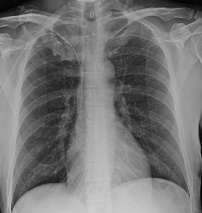
#> input picture data/raw/Corona Virus Disease/13.jpg, 202 x 213 px, found by its file name; its folder holds only this picture in this run
$ python debug_tilt.py
#> lines starting #> are read from the running program, lines starting #| are printed output that depends on the picture
#> further down, pil_img is the input picture: PIL image 202x213 L; min 1, max 208, mean 118
### data_loader.py
f"""
data_loader.py -- Fase 1 & 2: Esplorazione e Pre-elaborazione dei Dati.

Funzioni per caricare, verificare e pre-elaborare le immagini radiografiche.
Include il rilevamento e la correzione automatica dell'inclinazione (tilt).
"""

import os
import numpy as np
from PIL import Image
from scipy.ndimage import rotate as scipy_rotate

from config import (DATASET_DIR, CLASSES, TARGET_SIZE, SPLIT, MAX_PER_CLASS,
                    CORRECT_TILT, MAX_TILT_ANGLE)


# ===========================================================================
#  FASE 1 -- ESPLORAZIONE
# ===========================================================================

# [113 lines left out: functions _image_files, count_images, print_image_counts, load_sample_images, print_sample_properties, is_lateral_xray, not called in this run]


# ===========================================================================
#  CORREZIONE INCLINAZIONE (TILT)
# ===========================================================================

def detect_tilt_angle(image: np.ndarray, search_range: float = 25.0,
                      _max_detect_size: int = 128) -> float:
    """
    Rileva l'angolo di inclinazione di una radiografia usando la massimizzazione
    della varianza della proiezione orizzontale.

    **Principio**: nelle radiografie toraciche le costole creano strutture
    fortemente orizzontali. Quando l'immagine è correttamente orientata, la
    proiezione media lungo le righe presenta picchi netti (alta varianza del
    gradiente). Per ogni angolo candidato θ si ruota l'immagine di -θ (annullando
    l'ipotetica inclinazione) e si misura la "nitidezza" del profilo risultante.
    L'angolo che massimizza tale nitidezza è l'inclinazione rilevata.

    Utilizza una ricerca a due passaggi (coarse → fine) per efficienza.
    Per velocizzare il calcolo, l'immagine viene prima ridimensionata a una
    risoluzione ridotta (_max_detect_size) prima delle rotazioni di ricerca.

    Parameters
    ----------
    image : np.ndarray
        Immagine in scala di grigi (2D), valori in [0, 255] o [0, 1].
    search_range : float
        Range di ricerca in gradi (±search_range).
    _max_detect_size : int
        Dimensione massima (lato più lungo) dell'immagine usata internamente
        per la rilevazione dell'angolo. Valori più bassi = più veloce.

    Returns
    -------
    float : angolo di inclinazione rilevato (gradi). Positivo = antiorario.
    """
#> called with search_range = 45, _max_detect_size = 128
    # Normalizza in [0, 1] se necessario
    if image.max() > 1.0:
        img = image.astype(np.float64) / 255.0
    else:
        img = image.astype(np.float64)

    # --- Downscale per velocizzare la ricerca dell'angolo ---
    h, w = img.shape
#> h = 213; w = 202
    max_dim = max(h, w)
#> max_dim = 213
    if max_dim > _max_detect_size:
        scale = _max_detect_size / max_dim
#> scale = 0.601
        new_h, new_w = int(h * scale), int(w * scale)
#> new_h = 128; new_w = 121
        # Usa PIL per un resize veloce e di qualità
        img_pil = Image.fromarray((img * 255).astype(np.uint8))
        img_pil = img_pil.resize((new_w, new_h), Image.LANCZOS)
        img = np.array(img_pil, dtype=np.float64) / 255.0
#> img: shape (128, 121) float64

    def _projection_score(img_arr: np.ndarray, angle: float) -> float:
        """Calcola lo score di allineamento per un dato angolo candidato."""
#> called with angle = -45
        if abs(angle) < 0.01:
            rotated = img_arr
        else:
            rotated = scipy_rotate(img_arr, -angle, reshape=False,
                                   order=1, mode='constant', cval=0.0)
        # Proiezione orizzontale: media di ciascuna riga
        projection = rotated.mean(axis=1)
#> projection = 128 values, max 0.533 at index 89, min 0.187 at index 0, mean 0.384
        # Gradiente della proiezione — più nitido = costole meglio allineate
        grad = np.diff(projection)
#> grad = 127 values, max 0.0147 at index 3, min -0.0148 at index 103, mean 0.000261
        return float(np.var(grad))

    # --- Passo 1: ricerca grossolana (step = 2°) ---
    coarse_angles = np.arange(-search_range, search_range + 2.0, 2.0)
    coarse_scores = np.array([_projection_score(img, a) for a in coarse_angles])
#> in _projection_score (call 34), `rotated = scipy_rotate(img_arr, -angle, reshape=False, order=1, mode='..`:
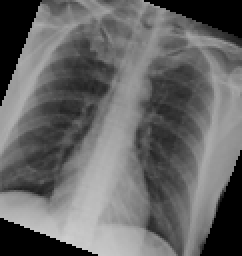
#> rotated: shape (128, 121) float64 (shown 2 times larger); min 0, max 0.81, mean 0.402
#> in _projection_score (call 34), `projection = rotated.mean(axis=1)`: projection = 128 values, max 0.524 at index 107, min 0.179 at index 0, mean 0.402
#> in _projection_score (call 34), `grad = np.diff(projection)`: grad = 127 values, max 0.0261 at index 2, min -0.0202 at index 121, mean 0.000645
#> in _projection_score (call 35), `rotated = scipy_rotate(img_arr, -angle, reshape=False, order=1, mode='..`:
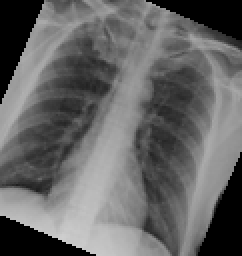
#> rotated: shape (128, 121) float64 (shown 2 times larger); min 0, max 0.81, mean 0.399
#> in _projection_score (call 35), `projection = rotated.mean(axis=1)`: projection = 128 values, max 0.523 at index 107, min 0.173 at index 0, mean 0.399
#> in _projection_score (call 35), `grad = np.diff(projection)`: grad = 127 values, max 0.0261 at index 93, min -0.02 at index 109, mean 0.000632
#> in _projection_score (call 36), `rotated = scipy_rotate(img_arr, -angle, reshape=False, order=1, mode='..`:
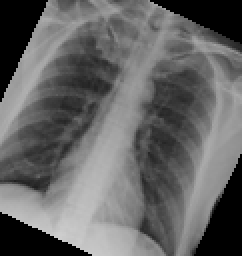
#> rotated: shape (128, 121) float64 (shown 2 times larger); min 0, max 0.809, mean 0.396
#> in _projection_score (call 36), `projection = rotated.mean(axis=1)`: projection = 128 values, max 0.519 at index 105, min 0.176 at index 0, mean 0.396
#> in _projection_score (call 36), `grad = np.diff(projection)`: grad = 127 values, max 0.0228 at index 0, min -0.0182 at index 106, mean 0.000592
#> in _projection_score (call 37), `rotated = scipy_rotate(img_arr, -angle, reshape=False, order=1, mode='..`:
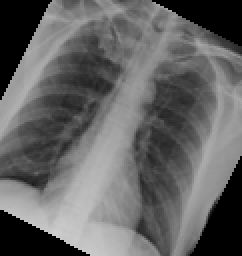
#> rotated: shape (128, 121) float64 (shown 2 times larger); min 0, max 0.807, mean 0.393
#> in _projection_score (call 37), `projection = rotated.mean(axis=1)`: projection = 128 values, max 0.519 at index 104, min 0.174 at index 0, mean 0.393
#> in _projection_score (call 37), `grad = np.diff(projection)`: grad = 127 values, max 0.022 at index 1, min -0.0151 at index 109, mean 0.00054
#> in _projection_score (call 38), `rotated = scipy_rotate(img_arr, -angle, reshape=False, order=1, mode='..`:
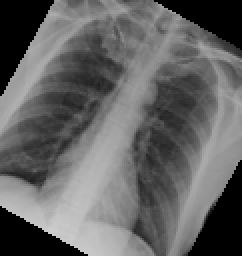
#> rotated: shape (128, 121) float64 (shown 2 times larger); min 0, max 0.808, mean 0.391
#> in _projection_score (call 38), `projection = rotated.mean(axis=1)`: projection = 128 values, max 0.517 at index 102, min 0.177 at index 0, mean 0.391
#> in _projection_score (call 38), `grad = np.diff(projection)`: grad = 127 values, max 0.0223 at index 1, min -0.0151 at index 120, mean 0.000482
#> in _projection_score (call 39), `rotated = scipy_rotate(img_arr, -angle, reshape=False, order=1, mode='..`:
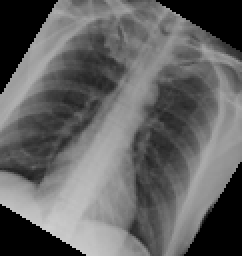
#> rotated: shape (128, 121) float64 (shown 2 times larger); min 0, max 0.808, mean 0.389
#> in _projection_score (call 39), `projection = rotated.mean(axis=1)`: projection = 128 values, max 0.518 at index 101, min 0.173 at index 0, mean 0.389
#> in _projection_score (call 39), `grad = np.diff(projection)`: grad = 127 values, max 0.0233 at index 3, min -0.0162 at index 126, mean 0.000467
#> in _projection_score (call 40), `rotated = scipy_rotate(img_arr, -angle, reshape=False, order=1, mode='..`:
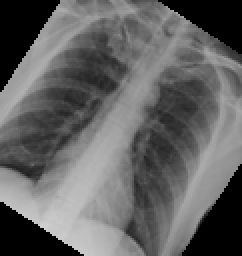
#> rotated: shape (128, 121) float64 (shown 2 times larger); min 0, max 0.809, mean 0.387
#> in _projection_score (call 40), `projection = rotated.mean(axis=1)`: projection = 128 values, max 0.517 at index 99, min 0.174 at index 0, mean 0.387
#> in _projection_score (call 40), `grad = np.diff(projection)`: grad = 127 values, max 0.0227 at index 2, min -0.0159 at index 108, mean 0.00043
#> coarse_scores = 46 values, max 0.00113 at index 22, min 5.66e-05 at index 0, mean 0.000167
    best_coarse = coarse_angles[np.argmax(coarse_scores)]
#> best_coarse = -1

    # --- Passo 2: ricerca fine attorno al miglior angolo (step = 0.5°) ---
    fine_lo = max(-search_range, best_coarse - 3.0)
#> fine_lo = -4
    fine_hi = min(search_range, best_coarse + 3.0)
#> fine_hi = 2
    fine_angles = np.arange(fine_lo, fine_hi + 0.5, 0.5)
    fine_scores = np.array([_projection_score(img, a) for a in fine_angles])
#> fine_scores = [0.000405, 0.000442, 0.000485, 0.00053, 0.000637, 0.000796, 0.00113, 0.00116, 0.00011, 0.00115, 0.00112, 0.000761, 0.00065]
    best_angle = float(fine_angles[np.argmax(fine_scores)])
#> best_angle = -0.5

    return best_angle


# [26 lines left out: function correct_tilt, not called in this run]


# Immagini note per avere padding rotazionale grave e angoli finti che ingannano gli algoritmi
KNOWN_CORRUPT_FILES = {
    "1018.jpg", "1023.jpg", "1030.jpg", "1048.jpg", "1057.jpg", "1066.jpg",
    "1078.jpg", "1099.jpg", "1100.jpg", "1132.jpg", "1133.jpg", "145.jpg"
}

# [198 lines left out: functions is_valid_image, load_and_preprocess, load_dataset, load_raw_samples, not called in this run]

### script_test/debug_tilt.py
import os
import sys
import numpy as np
from PIL import Image
import data_loader as dl

dataset_dir = r"c:\Users\1\OneDrive - Politecnico di Bari\POLIBA\1 anno\1 semestre\statistical metods\progetto\LungXRays-grayscale\train\Corona Virus Disease"

print("Starting scan...")
for filename in os.listdir(dataset_dir):
    if filename.endswith(".jpeg") or filename.endswith(".png") or filename.endswith(".jpg"):
        fp = os.path.join(dataset_dir, filename)
        try:
            pil_img = Image.open(fp).convert('L')

            # shrink image to speed up calculation
            pil_img.thumbnail((256, 256))
            img = np.array(pil_img)
        except Exception as e:
            continue

        # calculate max range 45
        angle_45 = dl.detect_tilt_angle(img, search_range=45.0)
#> angle_45 = -0.5

        if abs(angle_45) > 10.0:
            print(f"HIGH TILT FOUND: {filename} -> Angle(45): {angle_45:.1f}")
            sys.stdout.flush()
        else:
            print(f"{filename} -> {angle_45:.1f}", end=" | ")
#| 13.jpg -> -0.5 |
            sys.stdout.flush()

$ run again, on data/raw/Corona Virus Disease/206.jpg
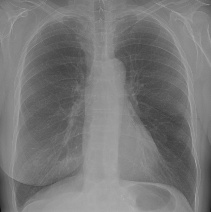
#> input picture data/raw/Corona Virus Disease/206.jpg, 211 x 212 px, found by its file name
#> pil_img is the input picture: PIL image 211x212 L; min 16, max 174, mean 119.6
#> projection = 128 values, max 0.505 at index 89, min 0.206 at index 127, mean 0.384
#> grad = 127 values, max 0.0102 at index 57, min -0.00957 at index 124, mean -7.61e-05
#> in _projection_score (call 38), `rotated = scipy_rotate(img_arr, -angle, reshape=False, order=1, mode='..`:
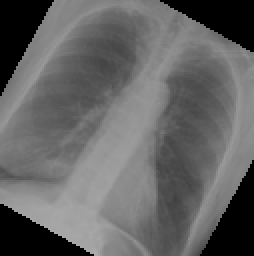
#> rotated: shape (128, 127) float64 (shown 2 times larger); min 0, max 0.672, mean 0.393
#> projection = 128 values, max 0.476 at index 96, min 0.189 at index 127, mean 0.393
#> grad = 127 values, max 0.0147 at index 0, min -0.0146 at index 106, mean -0.000175
#> in _projection_score (call 40), `rotated = scipy_rotate(img_arr, -angle, reshape=False, order=1, mode='..`:
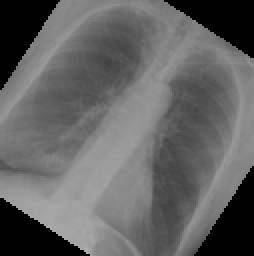
#> rotated: shape (128, 127) float64 (shown 2 times larger); min 0, max 0.673, mean 0.389
#> projection = 128 values, max 0.484 at index 91, min 0.18 at index 127, mean 0.389
#> grad = 127 values, max 0.0149 at index 0, min -0.0145 at index 117, mean -0.000213
#> coarse_scores = 46 values, max 0.000927 at index 23, min 3.42e-05 at index 0, mean 0.000114
#> best_coarse = 1
#> fine_lo = -2
#> fine_hi = 4
#> fine_scores = [0.00045, 0.000566, 0.000891, 0.00101, 1.45e-05, 0.00105, 0.000927, 0.000598, 0.000482, 0.000387, 0.000336, 0.000295, 0.000258]
#> best_angle = 0.5
#| 206.jpg -> 0.5 |

$ run again, on data/raw/Corona Virus Disease/243.jpg
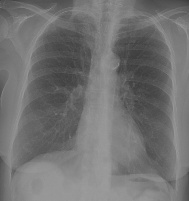
#> input picture data/raw/Corona Virus Disease/243.jpg, 189 x 201 px, found by its file name
#> pil_img is the input picture: PIL image 189x201 L; min 59, max 156, mean 114
#> projection = 128 values, max 0.471 at index 88, min 0.182 at index 0, mean 0.365
#> grad = 127 values, max 0.0128 at index 0, min -0.00873 at index 123, mean 0.000222
#> in _projection_score (call 37), `rotated = scipy_rotate(img_arr, -angle, reshape=False, order=1, mode='..`:
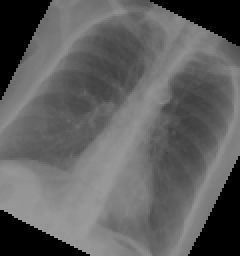
#> rotated: shape (128, 120) float64 (shown 2 times larger); min 0, max 0.608, mean 0.377
#> projection = 128 values, max 0.469 at index 87, min 0.179 at index 0, mean 0.377
#> grad = 127 values, max 0.0166 at index 4, min -0.0158 at index 109, mean 0.000248
#> in _projection_score (call 39), `rotated = scipy_rotate(img_arr, -angle, reshape=False, order=1, mode='..`:
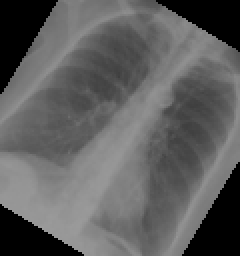
#> rotated: shape (128, 120) float64 (shown 2 times larger); min 0, max 0.61, mean 0.372
#> projection = 128 values, max 0.471 at index 86, min 0.18 at index 0, mean 0.372
#> grad = 127 values, max 0.0155 at index 5, min -0.0163 at index 109, mean 0.000221
#> coarse_scores = 46 values, max 0.000884 at index 23, min 2.77e-05 at index 2, mean 0.000108
#> best_coarse = 1
#> fine_lo = -2
#> fine_hi = 4
#> fine_scores = [0.000429, 0.000497, 0.000802, 0.000873, 1.55e-05, 0.000959, 0.000884, 0.000555, 0.000479, 0.000377, 0.000328, 0.000274, 0.00025]
#> best_angle = 0.5
#| 243.jpg -> 0.5 |

$ run again, on data/raw/Corona Virus Disease/154.jpg
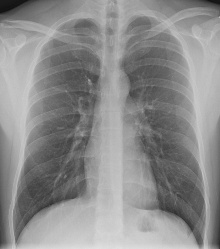
#> input picture data/raw/Corona Virus Disease/154.jpg, 220 x 249 px, found by its file name
#> pil_img is the input picture: PIL image 220x249 L; min 16, max 225, mean 140.3
#> projection = 127 values, max 0.609 at index 83, min 0.216 at index 126, mean 0.454
#> grad = 126 values, max 0.0175 at index 4, min -0.0143 at index 104, mean -0.000218
#> in _projection_score (call 40), `rotated = scipy_rotate(img_arr, -angle, reshape=False, order=1, mode='..`:
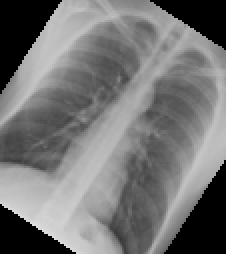
#> rotated: shape (127, 113) float64 (shown 2 times larger); min 0, max 0.873, mean 0.458
#> projection = 127 values, max 0.573 at index 90, min 0.228 at index 126, mean 0.458
#> grad = 126 values, max 0.0249 at index 4, min -0.0208 at index 108, mean -2.29e-05
#> coarse_scores = 46 values, max 0.00166 at index 23, min 6.36e-05 at index 8, mean 0.000209
#> best_coarse = 1
#> fine_lo = -2
#> fine_hi = 4
#> fine_scores = [0.000782, 0.000988, 0.00152, 0.00148, 7.29e-05, 0.00163, 0.00166, 0.00106, 0.000851, 0.000698, 0.000617, 0.000544, 0.000484]
#> best_angle = 1
#| 154.jpg -> 1.0 |
